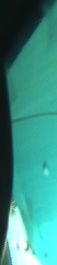
#> input picture modules/sensors/computer_vision/1521704478.64fp.jpg, 57 x 265 px
$ python -i DicePreprocess.py   (imports and definitions only)   (older library calls are emulated)
#> lines starting #> are read from the running program, lines starting #| are printed output that depends on the picture; after the words box and inside, x2 and y2 are one past the last pixel; in counts of white or black regions, pixels touching at a corner belong together
import cv2
import numpy as np


class DicePreprocessor:

    def __init__(self):
        self.lower = [0, 80, 80]
        self.upper = [170, 255, 255]
        self.roi_size = 300

    def preprocess(self,  frame):

        imhsv = cv2.cvtColor(frame, cv2.COLOR_RGB2HSV)
        imhsv_blur = cv2.medianBlur(imhsv,11)
        im_blur = cv2.medianBlur(frame,25)

        hsv_lower = np.array([40,40,40])
        hsv_upper = np.array([100,255,255])

        hsv_mask = cv2.inRange(imhsv_blur,hsv_lower,hsv_upper)
        hsv_filter = cv2.bitwise_and(imhsv_blur,imhsv_blur,mask=hsv_mask)

        lower = np.array(self.lower, dtype='uint8')
        upper = np.array(self.upper, dtype='uint8')
        mask = cv2.inRange(frame,  lower,  upper)

        output = cv2.bitwise_and(frame,  frame,  mask=mask)

        return output, mask, imhsv, imhsv_blur, hsv_filter

    def clahe_preprocess(self,frame):
        clone = frame.copy()
        lab = cv2.cvtColor(clone, cv2.COLOR_BGR2LAB)
        l, a, b = cv2.split(lab)
        clahe = cv2.createCLAHE(3.0, (8,8))
        cl = clahe.apply(l)
        clahe_frame = cv2.merge((cl,a,b))
        final = cv2.cvtColor(clahe_frame, cv2.COLOR_LAB2BGR)
        return final

    def get_interest_regions(self,frame):

        clone = frame.copy()
        lab = cv2.cvtColor(clone, cv2.COLOR_BGR2LAB)
        l, a, b = cv2.split(lab)
        clahe = cv2.createCLAHE(3.0, (8,8))
        cl = clahe.apply(l)
        clahe_frame = cv2.merge((cl,a,b))
        final = cv2.cvtColor(clahe_frame, cv2.COLOR_LAB2BGR)
        gray = cv2.cvtColor(final, cv2.COLOR_BGR2GRAY)
        #blurred = cv2.GaussianBlur(gray, (5, 5), 0)
        edges = cv2.Canny(gray, 100, 200)
        im, contours, _ = cv2.findContours(edges, cv2.RETR_TREE, cv2.CHAIN_APPROX_SIMPLE)
        boxes = [cv2.boundingRect(c) for c in contours]
        interest_regions = [b for b in boxes if b[2]*b[3] > self.roi_size]

        return interest_regions

    def show_preprocess_images(self,frame):
        height, width, lines = frame.shape
        center = (width / 2, height / 2)
        pimage,  mask, hsv, hsv_blur, hsv_filter = self.preprocess(frame)
        imgray = cv2.cvtColor(pimage, cv2.COLOR_BGR2GRAY)
        flag, binary_image = cv2.threshold(imgray, 85, 255, cv2.THRESH_BINARY + cv2.THRESH_OTSU)
        edges = cv2.Canny(binary_image, 50, 150)

        im, contours, hierarchy = cv2.findContours(edges, cv2.RETR_TREE, cv2.CHAIN_APPROX_SIMPLE)
        cv2.imshow('pimage',pimage)
        cv2.imshow('hsv',hsv)
        cv2.imshow('hsv_blur',hsv_blur)
        cv2.imshow('hsv_filter',hsv_filter)
        cv2.imshow('mask',mask)

>>> import cv2
>>> picture = cv2.imread('1521704478.64fp.jpg')
#> picture is the input picture: shape (265, 57, 3); mean B, G, R 131, 142.3, 57.7
>>> result = DicePreprocessor().show_preprocess_images(picture)
#> in preprocess, `imhsv = cv2.cvtColor(frame, cv2.COLOR_RGB2HSV)`: imhsv: shape (265, 57, 3); mean H, S, V 33.7, 145.3, 142.8
#> in preprocess, `imhsv_blur = cv2.medianBlur(imhsv,11)`: imhsv_blur: shape (265, 57, 3); mean H, S, V 33.7, 145.8, 143.1
#> in preprocess, `im_blur = cv2.medianBlur(frame,25)`:
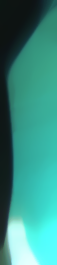
#> im_blur: shape (265, 57, 3); mean B, G, R 131.1, 142.3, 55.8
#> in preprocess, `hsv_mask = cv2.inRange(imhsv_blur,hsv_lower,hsv_upper)`:
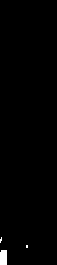
#> hsv_mask: shape (265, 57); 0.77% white; 3 white regions (2 under 20 px), largest, box (x1, y1, x2, y2) and area: (0, 250, 7, 265) 103
#> in preprocess, `hsv_filter = cv2.bitwise_and(imhsv_blur,imhsv_blur,mask=hsv_mask)`: hsv_filter: shape (265, 57, 3); mean H, S, V 0.3, 0.6, 0.9
#> in preprocess, `mask = cv2.inRange(frame,  lower,  upper)`:
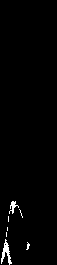
#> mask: shape (265, 57); 1.4% white in thin lines or dots, all inside (x1, y1, x2, y2) = (1, 201, 30, 265)
#> in show_preprocess_images, `flag, binary_image = cv2.threshold(imgray, 85, 255, cv2.THRESH_BINARY ..`: flag = 0
#> in show_preprocess_images, `edges = cv2.Canny(binary_image, 50, 150)`:
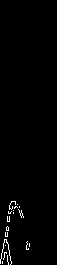
#> edges: shape (265, 57); 1.2% white in thin lines or dots, all inside (x1, y1, x2, y2) = (0, 201, 30, 265)
#> in show_preprocess_images, `im, contours, hierarchy = cv2.findContours(edges, cv2.RETR_TREE, cv2.C..`: contours = 20 contours, all with area under 20

$ run again, on modules/sensors/computer_vision/gate.jpg
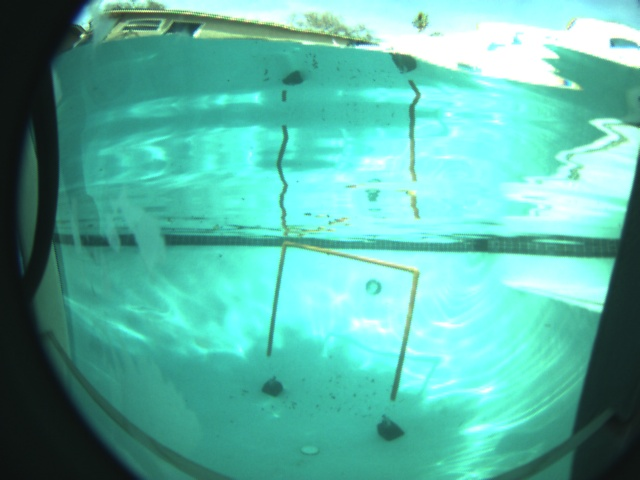
#> input picture modules/sensors/computer_vision/gate.jpg, 640 x 480 px
#> picture is the input picture: shape (480, 640, 3); mean B, G, R 165.9, 180.1, 90.6
#> imhsv: shape (480, 640, 3); mean H, S, V 35.4, 128.3, 180.3
#> imhsv_blur: shape (480, 640, 3); mean H, S, V 34.8, 128.6, 180.9
#> in preprocess, `hsv_mask = cv2.inRange(imhsv_blur,hsv_lower,hsv_upper)`:
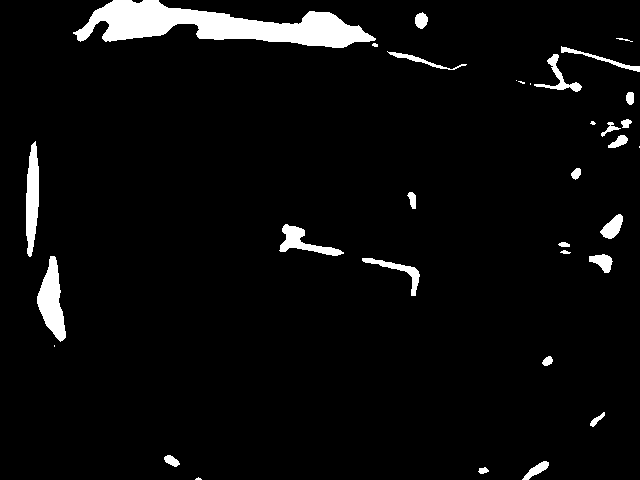
#> hsv_mask: shape (480, 640); 4.6% white; 33 white regions (8 under 20 px), largest, box (x1, y1, x2, y2) and area: (73, 0, 376, 48) 7290, (37, 256, 66, 342) 1380, (26, 141, 39, 257) 1105
#> hsv_filter: shape (480, 640, 3); mean H, S, V 2.1, 4.4, 7.6
#> mask: shape (480, 640); 3% white; 310 white regions (280 under 20 px), largest, box (x1, y1, x2, y2) and area: (80, 1, 372, 47) 4750, (279, 240, 419, 354) 918, (553, 51, 640, 79) 344
#> flag = 0
#> in show_preprocess_images, `edges = cv2.Canny(binary_image, 50, 150)`:
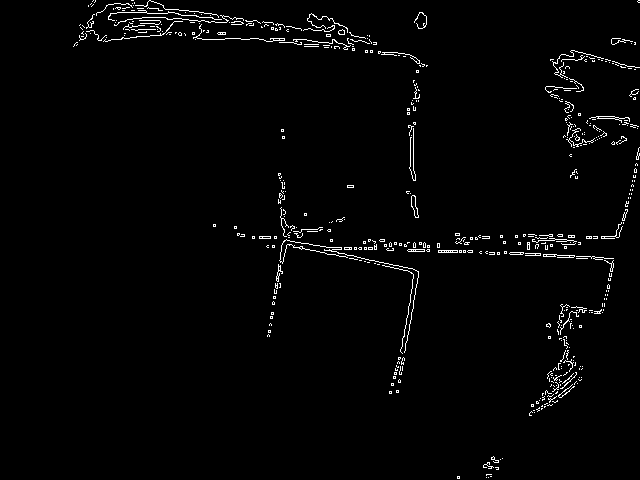
#> edges: shape (480, 640); 1.9% white in thin lines or dots, all inside (x1, y1, x2, y2) = (73, 0, 640, 479)
#> contours = 636 contours, 622 with area under 20; largest, box (x1, y1, x2, y2) and area: (411, 195, 419, 218) 80, (411, 195, 419, 218) 76, (589, 116, 630, 123) 44, (438, 250, 458, 253) 38, (543, 254, 575, 258) 34

$ run again, on modules/sensors/computer_vision/two_dice.jpg
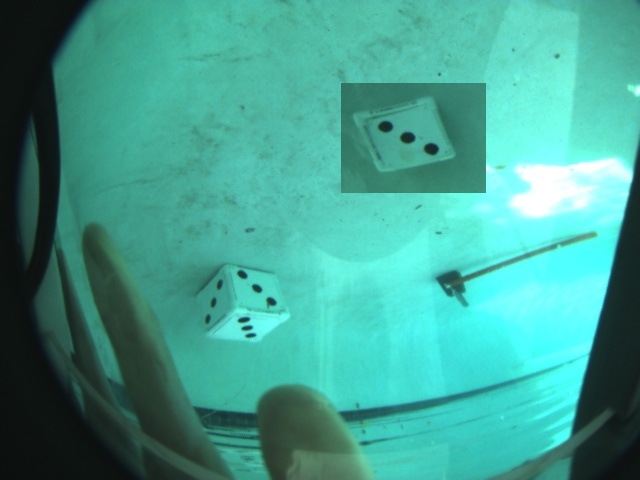
#> input picture modules/sensors/computer_vision/two_dice.jpg, 640 x 480 px
#> picture is the input picture: shape (480, 640, 3); mean B, G, R 144.9, 159.4, 67
#> imhsv: shape (480, 640, 3); mean H, S, V 35.6, 138.7, 159.5
#> imhsv_blur: shape (480, 640, 3); mean H, S, V 35.7, 138.7, 160
#> in preprocess, `hsv_mask = cv2.inRange(imhsv_blur,hsv_lower,hsv_upper)`:
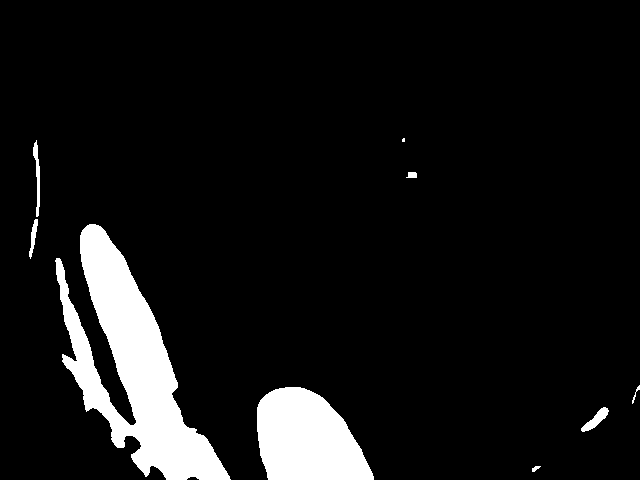
#> hsv_mask: shape (480, 640); 8.4% white; 9 white regions (1 under 20 px), largest, box (x1, y1, x2, y2) and area: (55, 224, 231, 480) 17022, (257, 387, 374, 480) 8113, (581, 407, 609, 432) 267
#> hsv_filter: shape (480, 640, 3); mean H, S, V 3.9, 8.5, 7
#> mask: shape (480, 640); 5.3% white; 586 white regions (534 under 20 px), largest, box (x1, y1, x2, y2) and area: (225, 0, 441, 178) 8869, (288, 392, 377, 480) 2319, (564, 0, 637, 83) 961
#> flag = 0
#> in show_preprocess_images, `edges = cv2.Canny(binary_image, 50, 150)`:
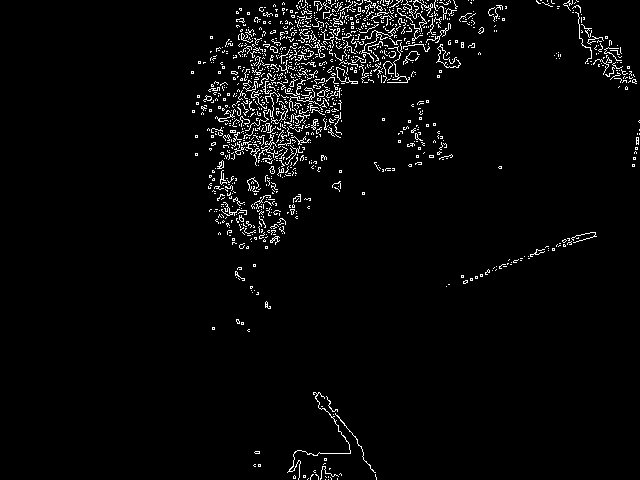
#> edges: shape (480, 640); 3.2% white in thin lines or dots, all inside (x1, y1, x2, y2) = (191, 0, 640, 480)
#> contours = 1452 contours, 1442 with area under 20; largest, box (x1, y1, x2, y2) and area: (317, 89, 330, 97) 35, (317, 90, 325, 97) 28, (270, 46, 278, 53) 27, (217, 160, 224, 169) 26, (287, 392, 351, 480) 26
